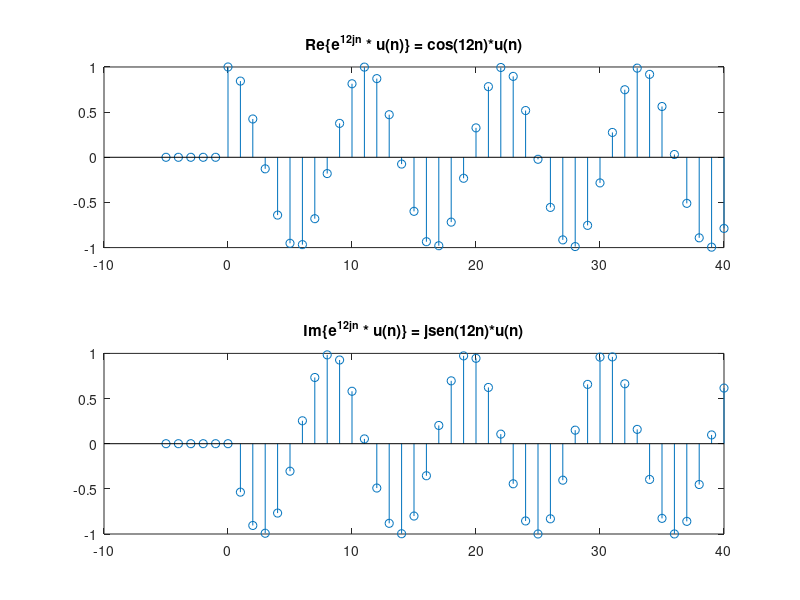

Reproduce this figure in MATLAB.
%% Atividade5.8
n=-5:40;
x=(exp((3*4j)*n)).*[n>=0];
y=real(x);
figure1 = figure;
axes1 = axes('Parent',figure1);
hold(axes1,'all');
subplot(2,1,1);
stem (n,y)
title('Re\{e^1^2^j^n * u(n)\} = cos(12n)*u(n)')
z=imag(x);
subplot(2,1,2);
stem (n,z)
title('Im\{e^1^2^j^n * u(n)\} = jsen(12n)*u(n)');
saveas(figure1,'Atv5i8.png')
